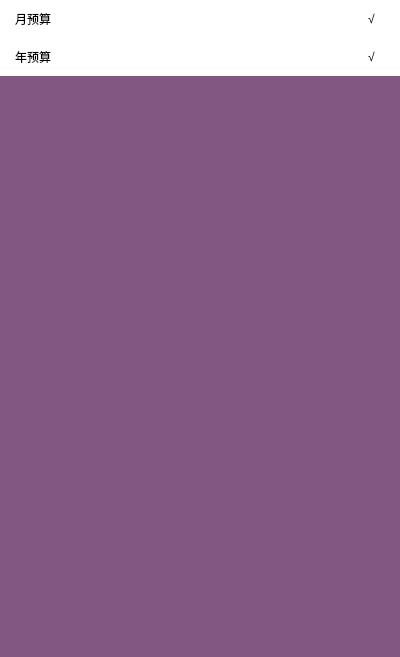
<?xml version="1.0" encoding="UTF-8"?>
<ui version="4.0">
 <class>BudgetMaskSubpage</class>
 <widget class="QWidget" name="BudgetMaskSubpage">
  <property name="geometry">
   <rect>
    <x>0</x>
    <y>0</y>
    <width>400</width>
    <height>657</height>
   </rect>
  </property>
  <property name="windowTitle">
   <string>Form</string>
  </property>
  <property name="styleSheet">
   <string notr="true">background-color: rgb(255, 170, 255);</string>
  </property>
  <layout class="QGridLayout" name="gridLayout">
   <property name="leftMargin">
    <number>0</number>
   </property>
   <property name="topMargin">
    <number>0</number>
   </property>
   <property name="rightMargin">
    <number>0</number>
   </property>
   <property name="bottomMargin">
    <number>0</number>
   </property>
   <property name="spacing">
    <number>0</number>
   </property>
   <item row="0" column="0">
    <widget class="QWidget" name="backgroundwidget" native="true">
     <property name="styleSheet">
      <string notr="true">background-color: rgba(0, 0, 0,125);</string>
     </property>
     <layout class="QVBoxLayout" name="verticalLayout">
      <property name="spacing">
       <number>0</number>
      </property>
      <property name="leftMargin">
       <number>0</number>
      </property>
      <property name="topMargin">
       <number>0</number>
      </property>
      <property name="rightMargin">
       <number>0</number>
      </property>
      <property name="bottomMargin">
       <number>0</number>
      </property>
      <item>
       <widget class="QWidget" name="widget_MonthlyBudget" native="true">
        <property name="styleSheet">
         <string notr="true">background-color: rgb(255, 255, 255);
color:rgb(0,0,0);
</string>
        </property>
        <layout class="QHBoxLayout" name="horizontalLayout">
         <property name="leftMargin">
          <number>15</number>
         </property>
         <property name="rightMargin">
          <number>25</number>
         </property>
         <item>
          <widget class="QLabel" name="label">
           <property name="styleSheet">
            <string notr="true">font: 9pt &quot;微软雅黑&quot;;</string>
           </property>
           <property name="text">
            <string>月预算</string>
           </property>
          </widget>
         </item>
         <item>
          <spacer name="horizontalSpacer">
           <property name="orientation">
            <enum>Qt::Horizontal</enum>
           </property>
           <property name="sizeHint" stdset="0">
            <size>
             <width>289</width>
             <height>20</height>
            </size>
           </property>
          </spacer>
         </item>
         <item>
          <widget class="QLabel" name="label_3">
           <property name="styleSheet">
            <string notr="true">font: 9pt &quot;微软雅黑&quot;;</string>
           </property>
           <property name="text">
            <string>√</string>
           </property>
          </widget>
         </item>
        </layout>
       </widget>
      </item>
      <item>
       <widget class="QWidget" name="widget_AnuallyBudget" native="true">
        <property name="styleSheet">
         <string notr="true">background-color: rgb(255, 255, 255);
color:rgb(0,0,0);
</string>
        </property>
        <layout class="QHBoxLayout" name="horizontalLayout_2">
         <property name="leftMargin">
          <number>15</number>
         </property>
         <property name="rightMargin">
          <number>25</number>
         </property>
         <item>
          <widget class="QLabel" name="label_2">
           <property name="styleSheet">
            <string notr="true">font: 9pt &quot;微软雅黑&quot;;</string>
           </property>
           <property name="text">
            <string>年预算</string>
           </property>
          </widget>
         </item>
         <item>
          <spacer name="horizontalSpacer_2">
           <property name="orientation">
            <enum>Qt::Horizontal</enum>
           </property>
           <property name="sizeHint" stdset="0">
            <size>
             <width>289</width>
             <height>20</height>
            </size>
           </property>
          </spacer>
         </item>
         <item>
          <widget class="QLabel" name="label_4">
           <property name="styleSheet">
            <string notr="true">font: 9pt &quot;微软雅黑&quot;;</string>
           </property>
           <property name="text">
            <string>√</string>
           </property>
          </widget>
         </item>
        </layout>
       </widget>
      </item>
      <item>
       <spacer name="verticalSpacer">
        <property name="orientation">
         <enum>Qt::Vertical</enum>
        </property>
        <property name="sizeHint" stdset="0">
         <size>
          <width>20</width>
          <height>572</height>
         </size>
        </property>
       </spacer>
      </item>
     </layout>
    </widget>
   </item>
  </layout>
 </widget>
 <resources/>
 <connections/>
</ui>
